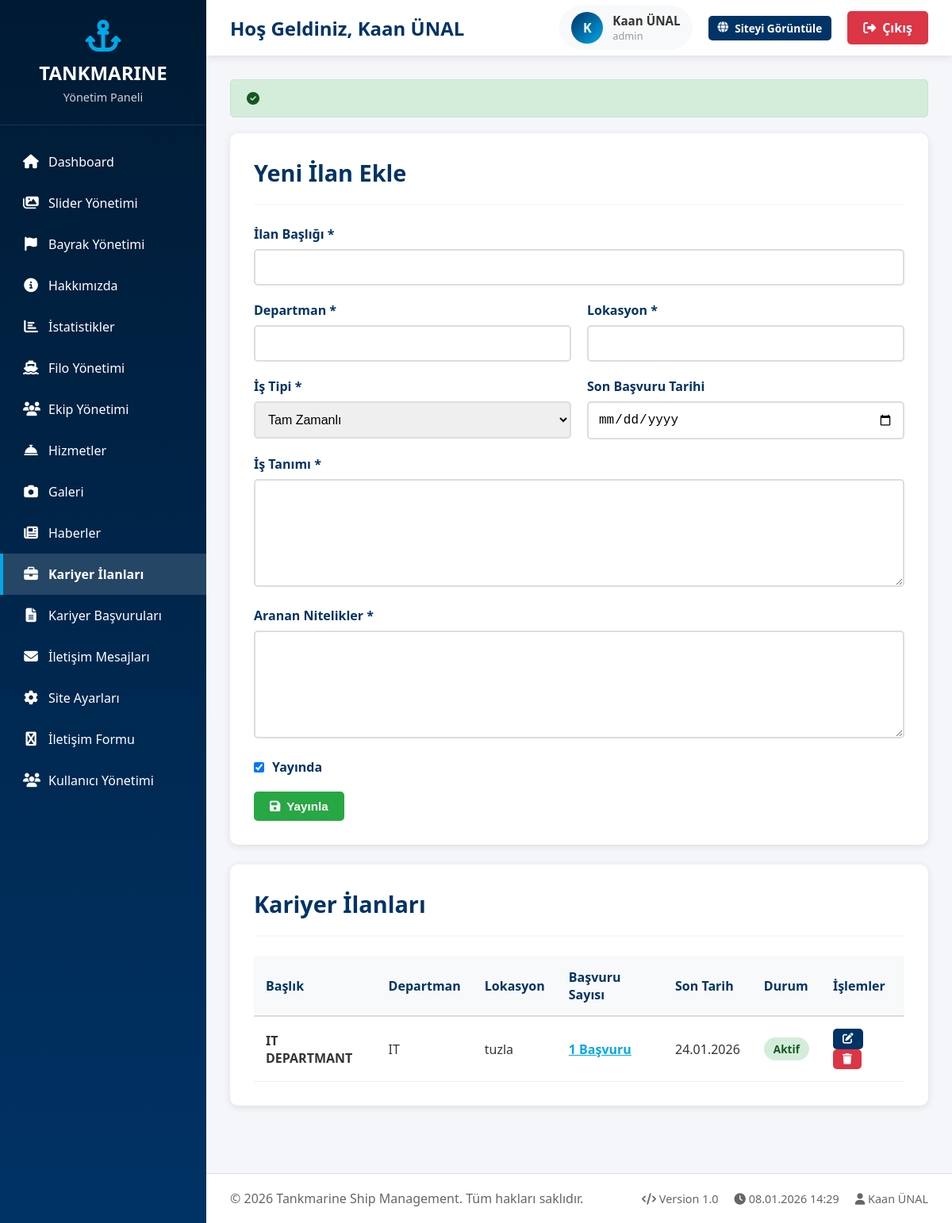
Screenshot of /admin/careers.php (signed in) with the database file from the repository.
### tables this page shows
CREATE TABLE `careers` (
  `id` int(11) NOT NULL,
  `title` varchar(255) DEFAULT NULL,
  `department` varchar(100) DEFAULT NULL,
  `location` varchar(100) DEFAULT NULL,
  `type` varchar(50) DEFAULT NULL,
  `description` text DEFAULT NULL,
  `requirements` text DEFAULT NULL,
  `active` tinyint(1) DEFAULT 1,
  `deadline` date DEFAULT NULL,
  `created_at` timestamp NOT NULL DEFAULT current_timestamp(),
  `updated_at` timestamp NOT NULL DEFAULT current_timestamp() ON UPDATE current_timestamp()
);

### config.php (called while the page is built, shortened)
<?php
try {
    $pdo = new PDO(
        "mysql:host=" . DB_HOST . ";dbname=" . DB_NAME . ";charset=utf8mb4",
        DB_USER,
        DB_PASS,
        [
            PDO::ATTR_ERRMODE => PDO::ERRMODE_EXCEPTION,
            PDO::ATTR_DEFAULT_FETCH_MODE => PDO::FETCH_ASSOC,
            PDO::ATTR_EMULATE_PREPARES => false
        ]
    );
} catch(PDOException $e) {
    die("Veritabanı bağlantı hatası: " . $e->getMessage());
}
function flash($key, $value = null) {
    if ($value === null) {
        if (isset($_SESSION['flash'][$key])) {
            $value = $_SESSION['flash'][$key];
            return $value;
        }
        return null;
    }
}
function isAdmin() {
    return isset($_SESSION['admin_id']);
}
function getAdmin() {
    global $pdo;
    $stmt = $pdo->prepare("SELECT * FROM admin_users WHERE id = ?");
    $stmt->execute([$_SESSION['admin_id']]);
    return $stmt->fetch();
}
?>

### admin/careers.php (the view, shortened to what this page needs)
<?php
require_once 'header.php';
$edit_career = null;
$stmt = $pdo->query("SELECT *, (SELECT COUNT(*) FROM career_applications WHERE career_id = careers.id) as application_count FROM careers ORDER BY created_at DESC");
$careers = $stmt->fetchAll();
?>
<?php if(flash('success')): ?>
<div class="alert alert-success"><i class="fas fa-check-circle"></i> <?php echo flash('success'); ?></div>
<?php endif; ?>
<div class="content-card">
    <div class="content-header">
        <h2><?php echo $edit_career ? 'İlan Düzenle' : 'Yeni İlan Ekle'; ?></h2>
    </div>
    <form method="POST">
        <div class="form-group">
            <label>İlan Başlığı *</label>
            <input type="text" name="title" class="form-control" value="<?php echo $edit_career ? htmlspecialchars($edit_career['title']) : ''; ?>" required>
        </div>
        <div class="form-row">
            <div class="form-group">
                <label>Departman *</label>
                <input type="text" name="department" class="form-control" value="<?php echo $edit_career ? htmlspecialchars($edit_career['department']) : ''; ?>" required>
            </div>
            <div class="form-group">
                <label>Lokasyon *</label>
                <input type="text" name="location" class="form-control" value="<?php echo $edit_career ? htmlspecialchars($edit_career['location']) : ''; ?>" required>
            </div>
        </div>
        <div class="form-row">
            <div class="form-group">
                <label>İş Tipi *</label>
                <select name="type" class="form-control" required>
                    <option value="Tam Zamanlı" <?php echo ($edit_career && $edit_career['type'] == 'Tam Zamanlı') ? 'selected' : ''; ?>>Tam Zamanlı</option>
                </select>
            </div>
            <div class="form-group">
                <label>Son Başvuru Tarihi</label>
                <input type="date" name="deadline" class="form-control" value="<?php echo $edit_career ? $edit_career['deadline'] : ''; ?>">
            </div>
        </div>
        <div class="form-group">
            <label>İş Tanımı *</label>
            <textarea name="description" class="form-control" rows="6" required><?php echo $edit_career ? htmlspecialchars($edit_career['description']) : ''; ?></textarea>
        </div>
        <div class="form-group">
            <label>Aranan Nitelikler *</label>
            <textarea name="requirements" class="form-control" rows="6" required><?php echo $edit_career ? htmlspecialchars($edit_career['requirements']) : ''; ?></textarea>
        </div>
        <div class="form-group">
            <label style="display: flex; align-items: center; gap: 10px; cursor: pointer;">
                <input type="checkbox" name="active" value="1" <?php echo (!$edit_career || $edit_career['active']) ? 'checked' : ''; ?>>
                <span>Yayında</span>
            </label>
        </div>
        <div style="display: flex; gap: 10px;">
            <button type="submit" class="btn btn-success">
                <i class="fas fa-save"></i> <?php echo $edit_career ? 'Güncelle' : 'Yayınla'; ?>
            </button>
        </div>
    </form>
</div>
<div class="content-card">
    <div class="content-header">
        <h2>Kariyer İlanları</h2>
    </div>
    <?php if(count($careers) > 0): ?>
    <table class="data-table">
        <thead>
            <tr>
                <th>Başlık</th>
                <th>Departman</th>
                <th>Lokasyon</th>
                <th>Başvuru Sayısı</th>
                <th>Son Tarih</th>
                <th>Durum</th>
                <th>İşlemler</th>
            </tr>
        </thead>
        <tbody>
            <?php foreach($careers as $career): ?>
            <tr>
                <td><strong><?php echo htmlspecialchars($career['title']); ?></strong></td>
                <td><?php echo htmlspecialchars($career['department']); ?></td>
                <td><?php echo htmlspecialchars($career['location']); ?></td>
                <td>
                    <a href="applications.php?career_id=<?php echo $career['id']; ?>" style="color: var(--accent); font-weight: 600;">
                        <?php echo $career['application_count']; ?> Başvuru
                    </a>
                </td>
                <td><?php echo $career['deadline'] ? date('d.m.Y', strtotime($career['deadline'])) : '-'; ?></td>
                <td>
                    <span class="badge badge-<?php echo $career['active'] ? 'success' : 'danger'; ?>">
                        <?php echo $career['active'] ? 'Aktif' : 'Pasif'; ?>
                    </span>
                </td>
                <td>
                    <a href="careers.php?edit=<?php echo $career['id']; ?>" class="btn btn-primary btn-sm">
                        <i class="fas fa-edit"></i>
                    </a>
                    <a href="careers.php?delete=<?php echo $career['id']; ?>" class="btn btn-danger btn-sm" onclick="return confirmDelete()">
                        <i class="fas fa-trash"></i>
                    </a>
                </td>
            </tr>
            <?php endforeach; ?>
        </tbody>
    </table>
    <?php else: ?>
    <p style="text-align: center; color: #999; padding: 40px;">Henüz ilan eklenmemiş</p>
    <?php endif; ?>
</div>
<?php require_once 'footer.php'; ?>

### admin/header.php (shortened to what this page needs)
<?php
require_once '../config.php';
$admin = getAdmin();
$current_page = basename($_SERVER['PHP_SELF'], '.php');
?><!DOCTYPE html>
<html lang="tr">
<head>
    <link rel="stylesheet" href="https://cdnjs.cloudflare.com/ajax/libs/font-awesome/6.4.0/css/all.min.css">
</head>
<body>
    <div class="sidebar">
        <div class="sidebar-logo">
            <i class="fas fa-anchor"></i>
            <h1>TANKMARINE</h1>
            <p>Yönetim Paneli</p>
        </div>
        <nav class="sidebar-menu">
            <a href="index.php" class="menu-item <?php echo $current_page == 'index' ? 'active' : ''; ?>">
                <i class="fas fa-home"></i>
                <span>Dashboard</span>
            </a>
            <a href="sliders.php" class="menu-item <?php echo $current_page == 'sliders' ? 'active' : ''; ?>">
                <i class="fas fa-images"></i>
                <span>Slider Yönetimi</span>
            </a>
            <a href="flags.php" class="menu-item <?php echo $current_page == 'flags' ? 'active' : ''; ?>">
                <i class="fas fa-flag"></i>
                <span>Bayrak Yönetimi</span>
            </a>
            <a href="about.php" class="menu-item <?php echo $current_page == 'about' ? 'active' : ''; ?>">
                <i class="fas fa-info-circle"></i>
                <span>Hakkımızda</span>
            </a>
            <a href="statistics.php" class="menu-item <?php echo $current_page == 'statistics' ? 'active' : ''; ?>">
                <i class="fas fa-chart-bar"></i>
                <span>İstatistikler</span>
            </a>
            <a href="fleet.php" class="menu-item <?php echo $current_page == 'fleet' ? 'active' : ''; ?>">
                <i class="fas fa-ship"></i>
                <span>Filo Yönetimi</span>
            </a>
            <a href="team.php" class="menu-item <?php echo $current_page == 'team' ? 'active' : ''; ?>">
                <i class="fas fa-users"></i>
                <span>Ekip Yönetimi</span>
            </a>
            <a href="services.php" class="menu-item <?php echo $current_page == 'services' ? 'active' : ''; ?>">
                <i class="fas fa-concierge-bell"></i>
                <span>Hizmetler</span>
            </a>
            <a href="gallery.php" class="menu-item <?php echo $current_page == 'gallery' ? 'active' : ''; ?>">
                <i class="fas fa-camera"></i>
                <span>Galeri</span>
            </a>
            <a href="news.php" class="menu-item <?php echo $current_page == 'news' ? 'active' : ''; ?>">
                <i class="fas fa-newspaper"></i>
                <span>Haberler</span>
            </a>
            <a href="careers.php" class="menu-item <?php echo $current_page == 'careers' ? 'active' : ''; ?>">
                <i class="fas fa-briefcase"></i>
                <span>Kariyer İlanları</span>
            </a>
            <a href="applications.php" class="menu-item <?php echo $current_page == 'applications' ? 'active' : ''; ?>">
                <i class="fas fa-file-alt"></i>
                <span>Kariyer Başvuruları</span>
            </a>
            <a href="messages.php" class="menu-item <?php echo $current_page == 'messages' ? 'active' : ''; ?>">
                <i class="fas fa-envelope"></i>
                <span>İletişim Mesajları</span>
            </a>
            <a href="settings.php" class="menu-item <?php echo $current_page == 'settings' ? 'active' : ''; ?>">
                <i class="fas fa-cog"></i>
                <span>Site Ayarları</span>
            </a>
            <a href="contact-fields.php" class="menu-item <?php echo $current_page == 'contact-fields' ? 'active' : ''; ?>">
                <i class="fas fa-wpforms"></i>
                <span>İletişim Formu</span>
                            <a href="users.php" class="menu-item <?php echo $current_page == 'admin_users   ' ? 'active' : ''; ?>">
                <i class="fas fa-users"></i>
                <span>Kullanıcı Yönetimi</span>
            </a>
            </a>
        </nav>
    </div>
    <div class="top-header">
        <div class="header-left">
            <h2>Hoş Geldiniz, <?php echo htmlspecialchars($admin['full_name']); ?></h2>
        </div>
        <div class="header-right">
            <div class="user-info">
                <div class="user-avatar">
                    <?php echo strtoupper(substr($admin['full_name'], 0, 1)); ?>
                </div>
                <div>
                    <div style="font-weight: 600; font-size: 0.95rem;">
                        <?php echo htmlspecialchars($admin['full_name']); ?>
                    </div>
                    <div style="font-size: 0.8rem; color: #999;">
                        <?php echo htmlspecialchars($admin['role']); ?>
                    </div>
                </div>
            </div>
            <a href="<?php echo SITE_URL; ?>" target="_blank" class="btn btn-primary btn-sm">
                <i class="fas fa-globe"></i> Siteyi Görüntüle
            </a>
            <a href="logout.php" class="logout-btn">
                <i class="fas fa-sign-out-alt"></i> Çıkış
            </a>
        </div>
    </div>
    <div class="main-content">

### admin/footer.php (shortened to what this page needs)
</div>
    <footer style="margin-left: var(--sidebar-width); padding: 20px 30px; background: white; border-top: 1px solid #e0e0e0; margin-top: 30px;">
        <div style="display: flex; justify-content: space-between; align-items: center; color: #666;">
            <div>
                &copy; <?php echo date('Y'); ?> Tankmarine Ship Management. Tüm hakları saklıdır.
            </div>
            <div style="display: flex; gap: 20px; font-size: 0.9rem;">
                <span><i class="fas fa-code"></i> Version 1.0</span>
                <span><i class="fas fa-clock"></i> <?php echo date('d.m.Y H:i'); ?></span>
                <span><i class="fas fa-user"></i> <?php echo htmlspecialchars($admin['username']); ?></span>
            </div>
        </div>
    </footer>
</body>
</html>

### rows the page displays
careers: title "IT DEPARTMANT", department "IT", location "tuzla", application_count "1", deadline "24.01.2026", active "Aktif"

### other values shown
$admin['full_name'] "Kaan ÜNAL"
substr($admin['full_name'], 0, 1) "K"
$admin['role'] "admin"
$admin['username'] "Kaan ÜNAL"
